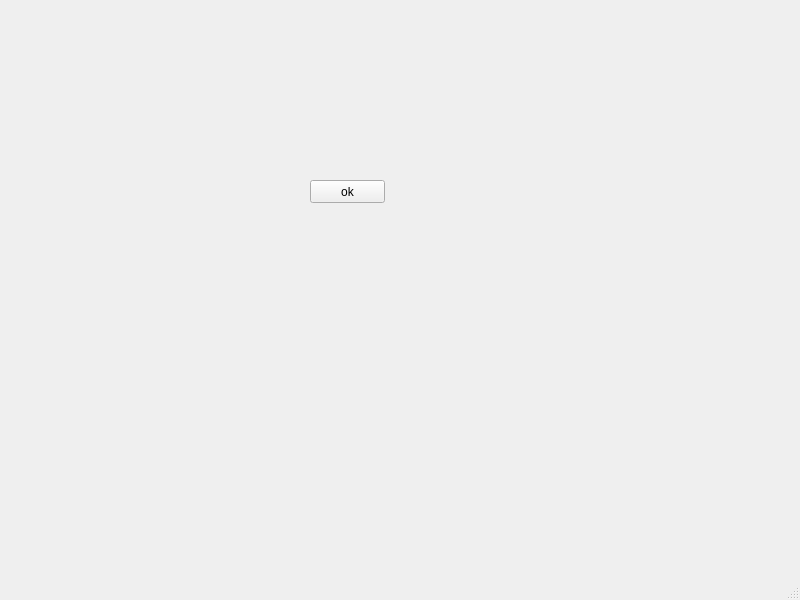
<?xml version="1.0" encoding="UTF-8"?>
<ui version="4.0">
 <class>page1</class>
 <widget class="QMainWindow" name="page1">
  <property name="geometry">
   <rect>
    <x>0</x>
    <y>0</y>
    <width>800</width>
    <height>600</height>
   </rect>
  </property>
  <property name="windowTitle">
   <string>MainWindow</string>
  </property>
  <widget class="QWidget" name="centralwidget">
   <widget class="QPushButton" name="pushButton">
    <property name="geometry">
     <rect>
      <x>310</x>
      <y>180</y>
      <width>75</width>
      <height>23</height>
     </rect>
    </property>
    <property name="text">
     <string>ok</string>
    </property>
   </widget>
  </widget>
  <widget class="QMenuBar" name="menubar">
   <property name="geometry">
    <rect>
     <x>0</x>
     <y>0</y>
     <width>800</width>
     <height>21</height>
    </rect>
   </property>
  </widget>
  <widget class="QStatusBar" name="statusbar"/>
 </widget>
 <resources/>
 <connections/>
</ui>
